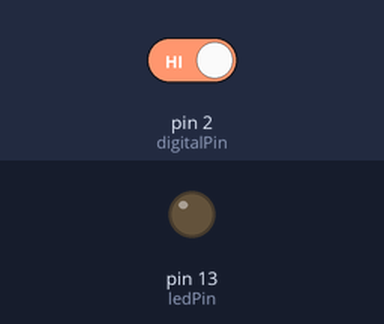
The sketch below on a simulated Arduino Uno, built with avr-gcc and run on an emulated ATmega328P. On the bench: output pins drawn as LEDs (lit = HIGH). Inputs (shaded band) come from the test bench; at power-on: pin 2 (digitalPin) HIGH. What the sketch prints to the serial monitor is not drawn.

Above: at 1.2 s.
1.3 s: pin 2 (digitalPin) driven LOW
At 1.6 s:
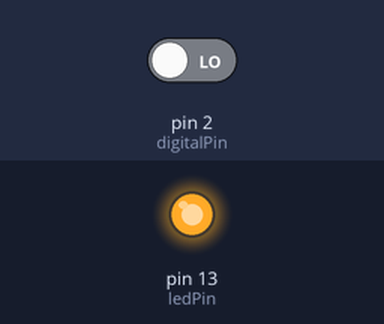
Timing chart, 0 to 4.3 s (numbered marks = the images above; inputs shaded):
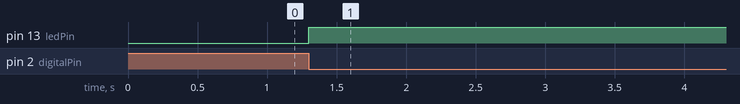

Measured:
- after the input at 1.3 s, pin 13 (ledPin): LOW → HIGH at once

The sketch:

Hello_EINT.ino
```cpp
#include "Arduino.h"

int  ledPin = 13; 		// assign LED pin to number 13
int  digitalPin = 2;  	// assign digital pin to number 2
bool bLedState = LOW;	// initial LED state to LOW level
bool bBottonUP = true;	// initial bottonUP flag
bool bHasINT0 = false;	// initial INT0 flag

void setup()
{
    pinMode(ledPin, OUTPUT); 		 	// initial LED pin to OUTPUT mode
    pinMode(digitalPin, INPUT);	 		// initial digital pin to INPUT mode
    digitalWrite(ledPin, bLedState);	// setup LED state according to ledState

    Serial.begin(9600);
    	while (!Serial){
    		; // wait for serial port to connect
    	}
    Serial.println("Hello INT0");

    // config INT0 falling edge trigger (10) to generate interrupt by set EICRA
    EICRA |= _BV(ISC01);
    EICRA &= ~_BV(ISC00);
    // Enable INT0 interrupt by set EIMSK
    EIMSK |= _BV(INT0);
}

void loop()
{
	// read digital pin2 state and check bBottonUP
//  if ( digitalRead(digitalPin) == LOW && bBottonUP == true )
    if ( bHasINT0 && bBottonUP == true )
    {
    	bLedState = ! bLedState; 	 		// reverse LED state
    	digitalWrite(ledPin, bLedState);	// setup LED state according to ledState
    	bBottonUP = false;
    	delay(50);
   	}
// 	else if (digitalRead(digitalPin)== HIGH && bBottonUP == false)
   	else if (bHasINT0 && bBottonUP == false)
   	{
// 		Serial.println("re-enable INT0");
   		bBottonUP = true;
  		bHasINT0 = false;
  	    // Re-enable INT0 interrupt by set EIMSK
  	    EIMSK |= _BV(INT0);
    }
}

ISR(INT0_vect)
{
	EIMSK &= ~_BV(INT0);	// disable INT0
	bHasINT0 = true;		// Set flag
}
```

sloeber.ino.cpp
```cpp
#ifdef __IN_ECLIPSE__
//This is a automatic generated file
//Please do not modify this file
//If you touch this file your change will be overwritten during the next build
//This file has been generated on 2019-09-15 13:20:01

#include "Arduino.h"
#include "Arduino.h"

void setup() ;
void loop() ;
ISR(INT0_vect) ;

#include "Hello_EINT.ino"


#endif
```
